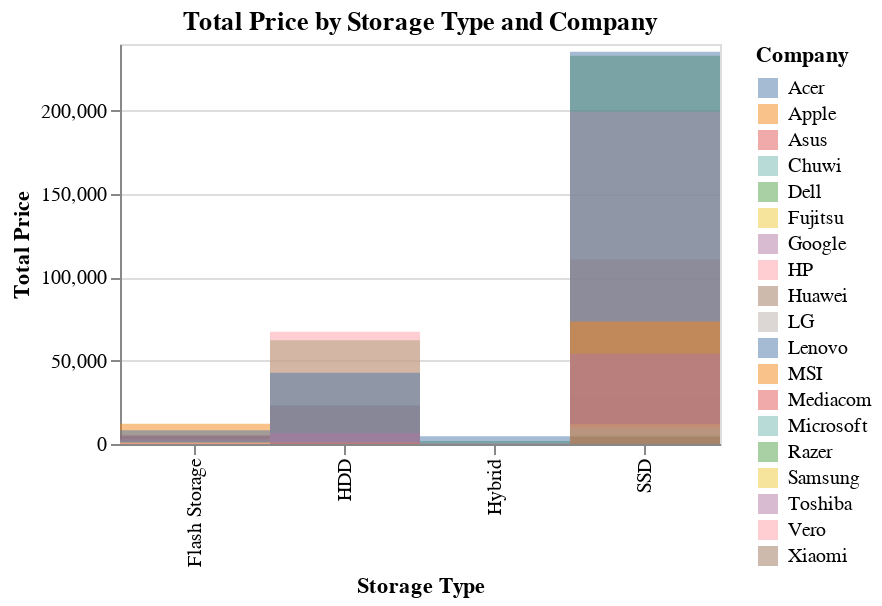

Notebook source saved alongside this figure:
### Markdown cell above
2) Total Price by Storage Type and Company

### Code cell
# Grouping the data by 'PrimaryStorageType' and 'Company', then summing the prices
area_data = akv16.groupby(['PrimaryStorageType', 'Company'], as_index=False)['Price'].sum()


area_plot = alt.Chart(area_data).mark_rect(opacity=0.5).encode(
    x=alt.X('PrimaryStorageType:O', title='Storage Type'),
    y=alt.Y('Price:Q', title='Total Price'),
    color='Company:N',  # Color encoding for different companies
    tooltip=['Company:N', 'PrimaryStorageType:O', 'Price:Q']  # Tooltips for interaction
).properties(
    title='Total Price by Storage Type and Company',
    width=300,
    height=200,
).interactive()
alt.themes.enable('dark')  

# Display the area plot
area_plot.save('2.html')
area_plot

### Figure 1 — Vega-Lite specification as saved in the notebook (floating-point values rounded to 4 significant figures)
{"usermeta": {"embedOptions": {"theme": "dark"}}, "config": {"view": {"continuousWidth": 300, "continuousHeight": 300}}, "data": {"name": "data-8b28b3292591b9ea9ab442ebc89ca7d6"}, "mark": {"type": "rect", "opacity": 0.5}, "encoding": {"color": {"field": "Company", "type": "nominal"}, "tooltip": [{"field": "Company", "type": "nominal"}, {"field": "PrimaryStorageType", "type": "ordinal"}, {"field": "Price", "type": "quantitative"}], "x": {"field": "PrimaryStorageType", "title": "Storage Type", "type": "ordinal"}, "y": {"field": "Price", "title": "Total Price", "type": "quantitative"}}, "height": 200, "params": [{"name": "param_47", "select": {"type": "interval", "encodings": ["x", "y"]}, "bind": "scales"}], "title": "Total Price by Storage Type and Company", "width": 300, "$schema": "https://vega.github.io/schema/vega-lite/v5.20.1.json", "datasets": {"data-8b28b3292591b9ea9ab442ebc89ca7d6": [{"PrimaryStorageType": "Flash Storage", "Company": "Acer", "Price": 4614.0}, {"PrimaryStorageType": "Flash Storage", "Company": "Apple", "Price": 12160.0}, {"PrimaryStorageType": "Flash Storage", "Company": "Asus", "Price": 5251.0}, {"PrimaryStorageType": "Flash Storage", "Company": "Chuwi", "Price": 942.9}, {"PrimaryStorageType": "Flash Storage", "Company": "Dell", "Price": 2288.0}, {"PrimaryStorageType": "Flash Storage", "Company": "HP", "Price": 2847.0}, {"PrimaryStorageType": "Flash Storage", "Company": "Lenovo", "Price": 8300.0}, {"PrimaryStorageType": "Flash Storage", "Company": "Mediacom", "Price": 494.0}, {"PrimaryStorageType": "Flash Storage", "Company": "Samsung", "Price": 928.0}, {"PrimaryStorageType": "Flash Storage", "Company": "Vero", "Price": 869.7}, {"PrimaryStorageType": "HDD", "Company": "Acer", "Price": 23200.0}, {"PrimaryStorageType": "HDD", "Company": "Asus", "Price": 22820.0}, {"PrimaryStorageType": "HDD", "Company": "Dell", "Price": 62290.0}, {"PrimaryStorageType": "HDD", "Company": "Fujitsu", "Price": 739.0}, {"PrimaryStorageType": "HDD", "Company": "HP", "Price": 67400.0}, {"PrimaryStorageType": "HDD", "Company": "Lenovo", "Price": 42790.0}, {"PrimaryStorageType": "HDD", "Company": "MSI", "Price": 839.0}, {"PrimaryStorageType": "HDD", "Company": "Mediacom", "Price": 265.0}, {"PrimaryStorageType": "HDD", "Company": "Toshiba", "Price": 6638.0}, {"PrimaryStorageType": "Hybrid", "Company": "Dell", "Price": 1848.0}, {"PrimaryStorageType": "Hybrid", "Company": "HP", "Price": 550.0}, {"PrimaryStorageType": "Hybrid", "Company": "Lenovo", "Price": 4609.0}, {"PrimaryStorageType": "SSD", "Company": "Acer", "Price": 29330.0}, {"PrimaryStorageType": "SSD", "Company": "Apple", "Price": 17830.0}, {"PrimaryStorageType": "SSD", "Company": "Asus", "Price": 110800.0}, {"PrimaryStorageType": "SSD", "Company": "Dell", "Price": 232900.0}, {"PrimaryStorageType": "SSD", "Company": "Fujitsu", "Price": 1448.0}, {"PrimaryStorageType": "SSD", "Company": "Google", "Price": 5033.0}, {"PrimaryStorageType": "SSD", "Company": "HP", "Price": 199400.0}, {"PrimaryStorageType": "SSD", "Company": "Huawei", "Price": 2848.0}, {"PrimaryStorageType": "SSD", "Company": "LG", "Price": 6297.0}, {"PrimaryStorageType": "SSD", "Company": "Lenovo", "Price": 235300.0}, {"PrimaryStorageType": "SSD", "Company": "MSI", "Price": 73500.0}, {"PrimaryStorageType": "SSD", "Company": "Mediacom", "Price": 1306.0}, {"PrimaryStorageType": "SSD", "Company": "Microsoft", "Price": 9674.0}, {"PrimaryStorageType": "SSD", "Company": "Razer", "Price": 5427.0}, {"PrimaryStorageType": "SSD", "Company": "Samsung", "Price": 11790.0}, {"PrimaryStorageType": "SSD", "Company": "Toshiba", "Price": 54220.0}, {"PrimaryStorageType": "SSD", "Company": "Xiaomi", "Price": 4534.0}]}}
